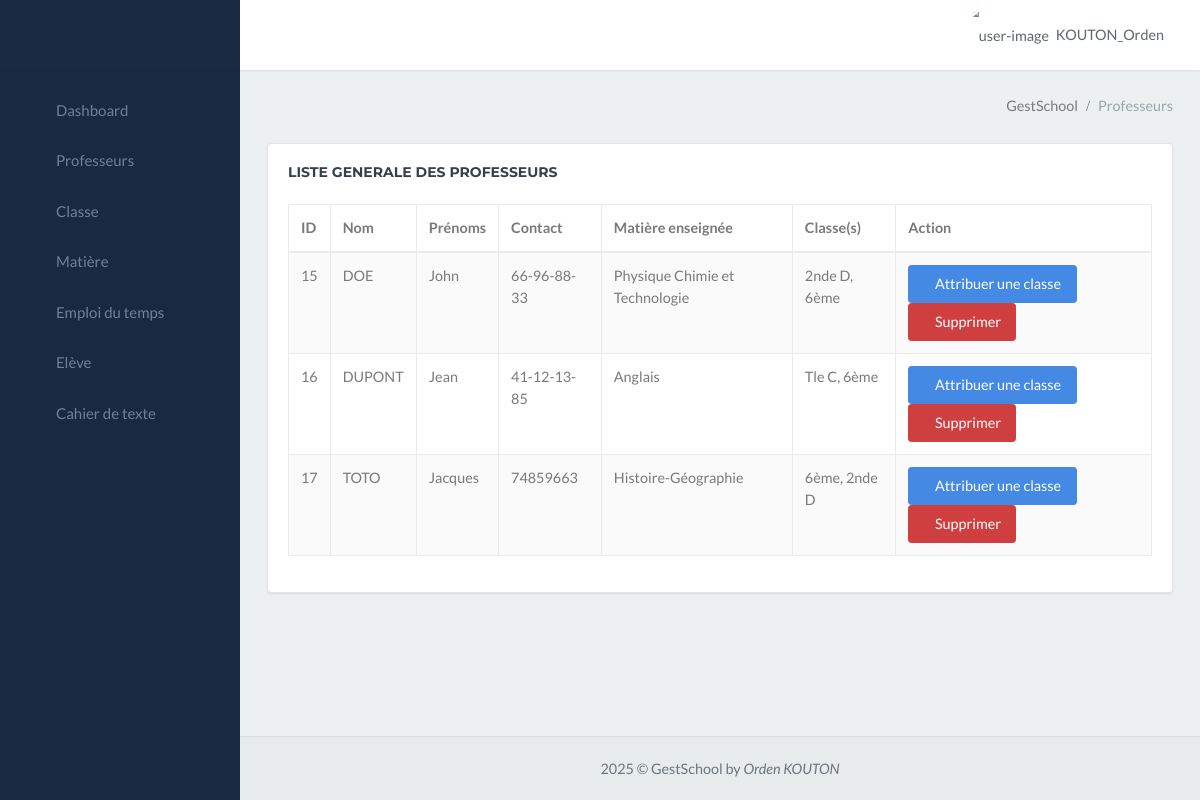
The app's page /gestschool_app/professeur/ (signed in) with its own data.
### gestschool_app/models.py (models this page shows, shortened)
class CustomUser(AbstractUser):
    ROLE_CHOICES = (
        ('Choississez un rôle', 'Choississez un rôle'),
        ('Censeur', 'Censeur'),
        ('Surveillant', 'Surveillant'),
        ('Secrétaire', 'Secrétaire'),
        ('Professeur', 'Professeur'),
        ('Comptable', 'Comptable'),
        ('superadmin', 'superadmin'),
    )
    role = models.CharField(max_length=20, choices=ROLE_CHOICES, default='Personnel')
    groups = models.ManyToManyField(
        'auth.Group',
        verbose_name='groups',
        blank=True,
        help_text='The groups this user belongs to. A user will get all permissions granted to each of their groups.',
        related_name="customuser_set",  # Ajout de related_name
        related_query_name="user",
    )
    user_permissions = models.ManyToManyField(
        'auth.Permission',
        verbose_name='user permissions',
        blank=True,
        help_text='Specific permissions for this user.',
        related_name="customuser_permissions_set", # Ajout de related_name
        related_query_name="user",
    )

class Professeur(models.Model):
    user = models.OneToOneField(settings.AUTH_USER_MODEL, on_delete=models.CASCADE, null=True, blank=True)
    nom = models.CharField(max_length=80)
    prenom = models.CharField(max_length=100)
    role = models.CharField(max_length=100)
    contact = models.CharField(max_length=100)
    email = models.CharField(max_length=100)
    matiere = models.ForeignKey(Matiere, on_delete=models.CASCADE)
    annee_scolaire = models.ForeignKey(AnneeScolaire, on_delete=models.SET_NULL, null=True, blank=True)

class Matiere(models.Model):
    nom = models.CharField(max_length=80)
    sigle = models.CharField(max_length=50)

class Classe_exist(models.Model):
    fusion = models.CharField(max_length=80)

### gestschool_app/views.py (the view)
# urls.py: path('professeur/', views.professeur, name='professeur'),
@login_required
def professeur(request):
    annee_active = AnneeScolaire.objects.filter(active=True).first()
    classes = Classe_exist.objects.all()
    professeurs = Professeur.objects.filter(Q(role='Professeur') & Q(annee_scolaire_id=annee_active))
    for professeur in professeurs:
        classes_attribuees = Professeur_Classe.objects.filter(professeur=professeur)
        professeur.classes_attribuees = [pc.classe.fusion for pc in classes_attribuees]
    return render(request, 'personne/professeur.html', {'professeurs': professeurs, 'classes': classes})

### gestschool_app/templates/personne/professeur.html (shortened to what this page needs)
{% extends "menu.html" %}
{% block content %}
<div class="content-page">
    <div class="content">
        <div class="container-fluid">
            <div class="row">
                <div class="col-12">
                    <div class="page-title-box">
                        <div class="page-title-right">
                            <ol class="breadcrumb p-0 m-0">
                                <li class="breadcrumb-item active">GestSchool</li>
                                <li class="breadcrumb-item"><a>Professeurs</a></li>
                            </ol>
                        </div>
                        <div class="clearfix"></div>
                    </div>
                </div>
            </div>
            <div class="row">
                <div class="col-12">
                    <div class="card">
                        <div class="card-body table-responsive">
                            <h4 class="m-t-0 header-title mb-4"><b>LISTE GENERALE DES PROFESSEURS</b></h4>
                            <table id="datatable-buttons"
                                class="table table-striped table-bordered dt-responsive nowrap"
                                style="border-collapse: collapse; border-spacing: 0; width: 100%;">
                                <thead>
                                    <tr>
                                        <th>ID</th>
                                        <th>Nom</th>
                                        <th>Prénoms</th>
                                        <th>Contact</th>
                                        <th>Matière enseignée</th>
                                        <th>Classe(s)</th>
                                        <th>Action</th>
                                    </tr>
                                </thead>
                                <tbody>
                                    {% for professeur in professeurs %}
                                    <tr>
                                        <td>{{ professeur.id }}</td>
                                        <td>{{ professeur.nom }}</td>
                                        <td>{{ professeur.prenom }}</td>
                                        <td>{{ professeur.contact }}</td>
                                        <td>{{ professeur.matiere.nom }}</td>
                                        <td>
                                            {% for classe in professeur.classes_attribuees %}
                                                {{ classe }}{% if not forloop.last %}, {% endif %}
                                            {% empty %}
                                                Aucune classe attribuée
                                            {% endfor %}
                                        </td>
                                        <td>
                                            <button class="btn btn-success" data-toggle="modal" data-target="#editModal{{ professeur.id }}">
                                               <i class="ion ion-ios-color-wand"></i>Attribuer une classe
                                            </button>
                                            <button class="btn btn-danger" data-toggle="modal" data-target="#deleteModal{{ professeur.id }}">
                                                <i class="ion ion-ios-trash"></i>Supprimer
                                            </button>
                                        </td>
                                    </tr>
                                    {% endfor %}
                                </tbody>
                            </table>
                        </div>
                    </div>
                </div>
            </div>
        </div>
    </div>
</div>
{% endblock %}

### gestschool_app/templates/menu.html (shortened to what this page needs)
{% load custom_filters %}
<!DOCTYPE html>
<html lang="en">
<head>
    <link href="/static/libs/sweetalert2/sweetalert2.min.css" rel="stylesheet" type="text/css">
    <link href="/static/libs/datatables/dataTables.bootstrap4.min.css" rel="stylesheet" type="text/css">
    <link href="/static/libs/datatables/buttons.bootstrap4.min.css" rel="stylesheet" type="text/css">
    <link href="/static/libs/datatables/responsive.bootstrap4.min.css" rel="stylesheet" type="text/css">
    <link href="/static/libs/datatables/select.bootstrap4.min.css" rel="stylesheet" type="text/css">
    <link href="/static/css/bootstrap.min.css" rel="stylesheet" type="text/css" id="bootstrap-stylesheet">
    <link href="/static/css/icons.min.css" rel="stylesheet" type="text/css">
    <link href="/static/css/app.min.css" rel="stylesheet" type="text/css" id="app-stylesheet">
</head>
<body>
    <div id="wrapper">
        <div class="navbar-custom">
            <ul class="list-unstyled topnav-menu float-right mb-0">
                <li class="dropdown notification-list">
                    <a class="nav-link dropdown-toggle nav-user mr-0 waves-effect" data-toggle="dropdown" href="#"
                        role="button" aria-haspopup="false" aria-expanded="false">
                        <img src="/static/images/utilisateur-de-profil.png" alt="user-image" class="rounded-circle">
                        <span class="pro-user-name ml-1">
                            {{user.username}} <i class="mdi mdi-chevron-down"></i>
                        </span>
                    </a>
                </li>
            </ul>
            <div class="logo-box">
                <a class="logo text-center logo-light">
                    <span class="logo-lg">
                    </span>
                </a>
            </div>
            <ul class="list-unstyled topnav-menu topnav-menu-left m-0">
                <li>
                    <button class="button-menu-mobile waves-effect">
                        <i class="mdi mdi-menu"></i>
                    </button>
                </li>
            </ul>
        </div>
        <div class="left-side-menu">
            <div class="slimscroll-menu">
                <div id="sidebar-menu">
                    <ul class="metismenu" id="side-menu">
                        {% if user.role == "Censeur" %}
                            <li>
                                <a href="{% url 'index' %}" class="waves-effect">
                                    <i class="ion-md-speedometer"></i>
                                    <span> Dashboard </span>
                                </a>
                            </li>
                            <li>
                                <a href="{% url 'professeur' %}" class="waves-effect">
                                    <i class="mdi mdi-account-outline"></i>
                                    <span> Professeurs </span>
                                </a>
                            </li>
                            <li>
                                <a href="{% url 'classe' %}" class="waves-effect">
                                    <i class="ion-md-home"></i>
                                    <span> Classe </span>
                                </a>
                            </li>
                            <li>
                                <a href="{% url 'matiere' %}" class="waves-effect">
                                    <i class="ion-md-flask"></i>
                                    <span> Matière </span>
                                </a>
                            </li>
                            <li>
                                <a href="{% url 'emploi' %}" class="waves-effect">
                                    <i class="ion ion-ios-calendar"></i>
                                    <span> Emploi du temps </span>
                                </a>
                            </li>
                            <li>
                                <a href="{% url 'eleve' %}" class="waves-effect">
                                    <i class="ion-ios-contacts"></i>
                                    <span> Elève </span>
                                </a>
                            </li>
                            <li>
                                <a href="{% url 'visualisation_cahier_texte' %}" class="waves-effect">
                                    <i class="ion ion-ios-book"></i>
                                    <span> Cahier de texte </span>
                                </a>
                            </li>
                        {% endif %}
                    </ul>
                </div>
            </div>
        </div>
        {% block content %}
        {% endblock %}
         <footer class="footer">
            <div class="container-fluid">
                <div class="row">
                    <div class="col-md-12">
                        2025 &copy; GestSchool by <em>Orden KOUTON</em>
                    </div>
                </div>
            </div>
        </footer>
    </div>
</body>
</html>

### records on screen
CustomUser: username "KOUTON_Orden"
Professeur: id "15", nom "DOE", prenom "John", contact "66-96-88-33", matiere.nom "Physique Chimie et Technologie"
Classe_exist: classes_attribuees "2nde D" "2nde D"
Classe_exist: classes_attribuees "6ème" "6ème" "6ème"
Professeur: id "16", nom "DUPONT", prenom "Jean", contact "41-12-13-85", matiere.nom "Anglais"
Classe_exist: classes_attribuees "Tle C"
Professeur: id "17", nom "TOTO", prenom "Jacques", contact "74859663", matiere.nom "Histoire-Géographie"
